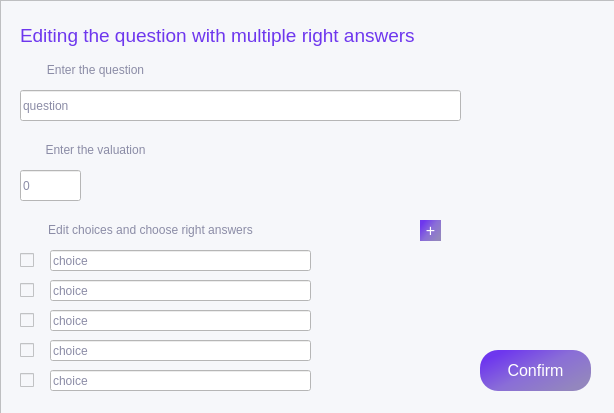
<?xml version="1.0" encoding="UTF-8"?>
<ui version="4.0">
 <class>Form</class>
 <widget class="QWidget" name="Form">
  <property name="geometry">
   <rect>
    <x>0</x>
    <y>0</y>
    <width>614</width>
    <height>413</height>
   </rect>
  </property>
  <property name="windowTitle">
   <string>Form</string>
  </property>
  <widget class="QFrame" name="frame">
   <property name="geometry">
    <rect>
     <x>0</x>
     <y>0</y>
     <width>620</width>
     <height>420</height>
    </rect>
   </property>
   <property name="styleSheet">
    <string notr="true">background-color: rgb(246, 247, 250);
color: rgb(110, 55, 238);
font: 12pt &quot;Arial&quot;;
color: rgb(139, 140, 166);</string>
   </property>
   <property name="frameShape">
    <enum>QFrame::StyledPanel</enum>
   </property>
   <property name="frameShadow">
    <enum>QFrame::Raised</enum>
   </property>
   <widget class="QLabel" name="label_2">
    <property name="geometry">
     <rect>
      <x>20</x>
      <y>50</y>
      <width>151</width>
      <height>41</height>
     </rect>
    </property>
    <property name="text">
     <string>&lt;html&gt;&lt;head/&gt;&lt;body&gt;&lt;p&gt;Enter the question&lt;/p&gt;&lt;/body&gt;&lt;/html&gt;</string>
    </property>
    <property name="textFormat">
     <enum>Qt::RichText</enum>
    </property>
    <property name="alignment">
     <set>Qt::AlignCenter</set>
    </property>
   </widget>
   <widget class="QPushButton" name="pushButton">
    <property name="geometry">
     <rect>
      <x>480</x>
      <y>350</y>
      <width>111</width>
      <height>41</height>
     </rect>
    </property>
    <property name="font">
     <font>
      <family>Arial</family>
      <pointsize>12</pointsize>
      <weight>50</weight>
      <italic>false</italic>
      <bold>false</bold>
     </font>
    </property>
    <property name="cursor">
     <cursorShape>PointingHandCursor</cursorShape>
    </property>
    <property name="styleSheet">
     <string notr="true">background-color: qlineargradient(spread:pad, x1:0.07, y1:0.227364, x2:0.895, y2:0.847, stop:0 rgba(110, 55, 238, 255), stop:0.487562 rgba(138, 110, 215, 255), stop:1 rgba(147, 134, 190, 255));
border-radius: 18px;
color: rgb(255, 255, 255);</string>
    </property>
    <property name="text">
     <string>Confirm</string>
    </property>
   </widget>
   <widget class="QLabel" name="label_3">
    <property name="geometry">
     <rect>
      <x>20</x>
      <y>20</y>
      <width>501</width>
      <height>31</height>
     </rect>
    </property>
    <property name="styleSheet">
     <string notr="true">color: rgba(110, 55, 238, 255)</string>
    </property>
    <property name="text">
     <string>&lt;html&gt;&lt;head/&gt;&lt;body&gt;&lt;p&gt;&lt;span style=&quot; font-size:14pt;&quot;&gt;Editing the question with multiple right answers&lt;/span&gt;&lt;/p&gt;&lt;/body&gt;&lt;/html&gt;</string>
    </property>
    <property name="textFormat">
     <enum>Qt::RichText</enum>
    </property>
   </widget>
   <widget class="QLabel" name="label_5">
    <property name="geometry">
     <rect>
      <x>20</x>
      <y>130</y>
      <width>151</width>
      <height>41</height>
     </rect>
    </property>
    <property name="text">
     <string>&lt;html&gt;&lt;head/&gt;&lt;body&gt;&lt;p&gt;Enter the valuation&lt;/p&gt;&lt;/body&gt;&lt;/html&gt;</string>
    </property>
    <property name="textFormat">
     <enum>Qt::RichText</enum>
    </property>
    <property name="alignment">
     <set>Qt::AlignCenter</set>
    </property>
   </widget>
   <widget class="QLineEdit" name="lineEdit">
    <property name="geometry">
     <rect>
      <x>20</x>
      <y>90</y>
      <width>441</width>
      <height>31</height>
     </rect>
    </property>
    <property name="styleSheet">
     <string notr="true">background-color: rgb(255,255,255);
font: 10pt &quot;MS Shell Dlg 2&quot;; </string>
    </property>
    <property name="text">
     <string>question</string>
    </property>
   </widget>
   <widget class="QLineEdit" name="lineEdit_2">
    <property name="geometry">
     <rect>
      <x>20</x>
      <y>170</y>
      <width>61</width>
      <height>31</height>
     </rect>
    </property>
    <property name="styleSheet">
     <string notr="true">background-color: rgb(255,255,255);
font: 10pt &quot;MS Shell Dlg 2&quot;; </string>
    </property>
    <property name="text">
     <string>0</string>
    </property>
   </widget>
   <widget class="QLabel" name="label_6">
    <property name="geometry">
     <rect>
      <x>30</x>
      <y>210</y>
      <width>241</width>
      <height>41</height>
     </rect>
    </property>
    <property name="text">
     <string>&lt;html&gt;&lt;head/&gt;&lt;body&gt;&lt;p&gt;Edit choices and choose right answers&lt;/p&gt;&lt;/body&gt;&lt;/html&gt;</string>
    </property>
    <property name="textFormat">
     <enum>Qt::RichText</enum>
    </property>
    <property name="alignment">
     <set>Qt::AlignCenter</set>
    </property>
   </widget>
   <widget class="QPushButton" name="pushButton_2">
    <property name="geometry">
     <rect>
      <x>420</x>
      <y>220</y>
      <width>21</width>
      <height>21</height>
     </rect>
    </property>
    <property name="font">
     <font>
      <family>Arial</family>
      <pointsize>12</pointsize>
      <weight>50</weight>
      <italic>false</italic>
      <bold>false</bold>
     </font>
    </property>
    <property name="cursor">
     <cursorShape>PointingHandCursor</cursorShape>
    </property>
    <property name="styleSheet">
     <string notr="true">background-color: qlineargradient(spread:pad, x1:0.07, y1:0.227364, x2:0.895, y2:0.847, stop:0 rgba(110, 55, 238, 255), stop:0.487562 rgba(138, 110, 215, 255), stop:1 rgba(147, 134, 190, 255));
border-radius: 18px;
color: rgb(255, 255, 255);</string>
    </property>
    <property name="text">
     <string>+</string>
    </property>
   </widget>
   <widget class="QLineEdit" name="lineEdit_3">
    <property name="geometry">
     <rect>
      <x>50</x>
      <y>250</y>
      <width>261</width>
      <height>21</height>
     </rect>
    </property>
    <property name="styleSheet">
     <string notr="true">background-color: rgb(255,255,255);
font: 10pt &quot;MS Shell Dlg 2&quot;; </string>
    </property>
    <property name="text">
     <string>choice</string>
    </property>
   </widget>
   <widget class="QLineEdit" name="lineEdit_4">
    <property name="geometry">
     <rect>
      <x>50</x>
      <y>280</y>
      <width>261</width>
      <height>21</height>
     </rect>
    </property>
    <property name="styleSheet">
     <string notr="true">background-color: rgb(255,255,255);
font: 10pt &quot;MS Shell Dlg 2&quot;; </string>
    </property>
    <property name="text">
     <string>choice</string>
    </property>
   </widget>
   <widget class="QLineEdit" name="lineEdit_5">
    <property name="geometry">
     <rect>
      <x>50</x>
      <y>310</y>
      <width>261</width>
      <height>21</height>
     </rect>
    </property>
    <property name="styleSheet">
     <string notr="true">background-color: rgb(255,255,255);
font: 10pt &quot;MS Shell Dlg 2&quot;; </string>
    </property>
    <property name="text">
     <string>choice</string>
    </property>
   </widget>
   <widget class="QLineEdit" name="lineEdit_6">
    <property name="geometry">
     <rect>
      <x>50</x>
      <y>340</y>
      <width>261</width>
      <height>21</height>
     </rect>
    </property>
    <property name="styleSheet">
     <string notr="true">background-color: rgb(255,255,255);
font: 10pt &quot;MS Shell Dlg 2&quot;; </string>
    </property>
    <property name="text">
     <string>choice</string>
    </property>
   </widget>
   <widget class="QLineEdit" name="lineEdit_7">
    <property name="geometry">
     <rect>
      <x>50</x>
      <y>370</y>
      <width>261</width>
      <height>21</height>
     </rect>
    </property>
    <property name="styleSheet">
     <string notr="true">background-color: rgb(255,255,255);
font: 10pt &quot;MS Shell Dlg 2&quot;; </string>
    </property>
    <property name="text">
     <string>choice</string>
    </property>
   </widget>
   <widget class="QCheckBox" name="checkBox">
    <property name="geometry">
     <rect>
      <x>20</x>
      <y>250</y>
      <width>16</width>
      <height>20</height>
     </rect>
    </property>
    <property name="text">
     <string/>
    </property>
   </widget>
   <widget class="QCheckBox" name="checkBox_2">
    <property name="geometry">
     <rect>
      <x>20</x>
      <y>280</y>
      <width>16</width>
      <height>20</height>
     </rect>
    </property>
    <property name="text">
     <string/>
    </property>
   </widget>
   <widget class="QCheckBox" name="checkBox_3">
    <property name="geometry">
     <rect>
      <x>20</x>
      <y>310</y>
      <width>16</width>
      <height>20</height>
     </rect>
    </property>
    <property name="text">
     <string/>
    </property>
   </widget>
   <widget class="QCheckBox" name="checkBox_4">
    <property name="geometry">
     <rect>
      <x>20</x>
      <y>340</y>
      <width>16</width>
      <height>20</height>
     </rect>
    </property>
    <property name="text">
     <string/>
    </property>
   </widget>
   <widget class="QCheckBox" name="checkBox_5">
    <property name="geometry">
     <rect>
      <x>20</x>
      <y>370</y>
      <width>16</width>
      <height>20</height>
     </rect>
    </property>
    <property name="text">
     <string/>
    </property>
   </widget>
   <widget class="QPushButton" name="pushButton_3">
    <property name="geometry">
     <rect>
      <x>420</x>
      <y>220</y>
      <width>21</width>
      <height>21</height>
     </rect>
    </property>
    <property name="font">
     <font>
      <family>Arial</family>
      <pointsize>12</pointsize>
      <weight>50</weight>
      <italic>false</italic>
      <bold>false</bold>
     </font>
    </property>
    <property name="cursor">
     <cursorShape>PointingHandCursor</cursorShape>
    </property>
    <property name="styleSheet">
     <string notr="true">background-color: qlineargradient(spread:pad, x1:0.07, y1:0.227364, x2:0.895, y2:0.847, stop:0 rgba(110, 55, 238, 255), stop:0.487562 rgba(138, 110, 215, 255), stop:1 rgba(147, 134, 190, 255));
border-radius: 18px;
color: rgb(255, 255, 255);</string>
    </property>
    <property name="text">
     <string>+</string>
    </property>
   </widget>
   <widget class="QPushButton" name="pushButton_4">
    <property name="geometry">
     <rect>
      <x>420</x>
      <y>220</y>
      <width>21</width>
      <height>21</height>
     </rect>
    </property>
    <property name="font">
     <font>
      <family>Arial</family>
      <pointsize>12</pointsize>
      <weight>50</weight>
      <italic>false</italic>
      <bold>false</bold>
     </font>
    </property>
    <property name="cursor">
     <cursorShape>PointingHandCursor</cursorShape>
    </property>
    <property name="styleSheet">
     <string notr="true">background-color: qlineargradient(spread:pad, x1:0.07, y1:0.227364, x2:0.895, y2:0.847, stop:0 rgba(110, 55, 238, 255), stop:0.487562 rgba(138, 110, 215, 255), stop:1 rgba(147, 134, 190, 255));
border-radius: 18px;
color: rgb(255, 255, 255);</string>
    </property>
    <property name="text">
     <string>+</string>
    </property>
   </widget>
   <zorder>pushButton_4</zorder>
   <zorder>pushButton_3</zorder>
   <zorder>label_2</zorder>
   <zorder>pushButton</zorder>
   <zorder>label_3</zorder>
   <zorder>label_5</zorder>
   <zorder>lineEdit</zorder>
   <zorder>lineEdit_2</zorder>
   <zorder>label_6</zorder>
   <zorder>lineEdit_3</zorder>
   <zorder>lineEdit_4</zorder>
   <zorder>lineEdit_5</zorder>
   <zorder>lineEdit_6</zorder>
   <zorder>lineEdit_7</zorder>
   <zorder>checkBox</zorder>
   <zorder>checkBox_2</zorder>
   <zorder>checkBox_3</zorder>
   <zorder>checkBox_4</zorder>
   <zorder>checkBox_5</zorder>
   <zorder>pushButton_2</zorder>
  </widget>
 </widget>
 <resources/>
 <connections/>
</ui>
